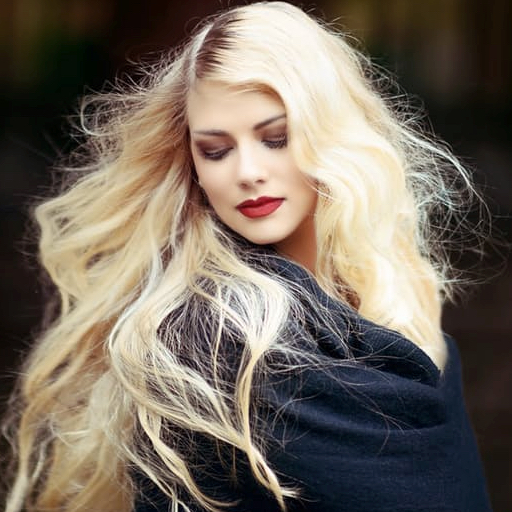
#> input picture img1.png, 512 x 512 px
$ python med.py
#> lines starting #> are read from the running program, lines starting #| are printed output that depends on the picture
import cv2
import numpy as np

img=cv2.imread('img1.png',0)
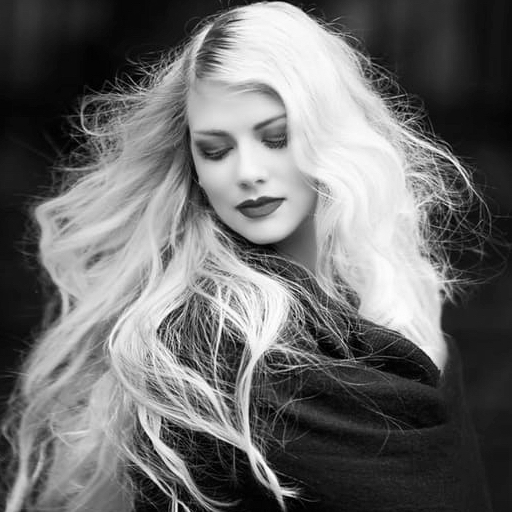
#> img: shape (512, 512); min 0, max 254, mean 107.5
m,n=img.shape
#> m = 512; n = 512

def medf(size):
    #listK=np.zeros([size,size])
#> called with size = 3
    listK=np.zeros([size,size],dtype=np.uint8)
    kn=int((size-1)/2)
    img_=np.zeros([m,n],dtype=np.uint8)
    img_new=np.zeros([m+size-1,n+size-1],dtype=np.uint8)
    for s in range(kn,kn+m):
        for t in range(kn,kn+n):
            img_new[s,t]=img[s-kn,t-kn]
            for p in range(0,size):
                for q in range(0,size):
                    listK[p,q]=img_new[s-kn+p,t-kn+q]
                    listKsort=np.sort(listK, axis=None, kind='quicksort')
                    med=listKsort[int((size*size-1)/2)]
                    img_[s-kn,t-kn]=med
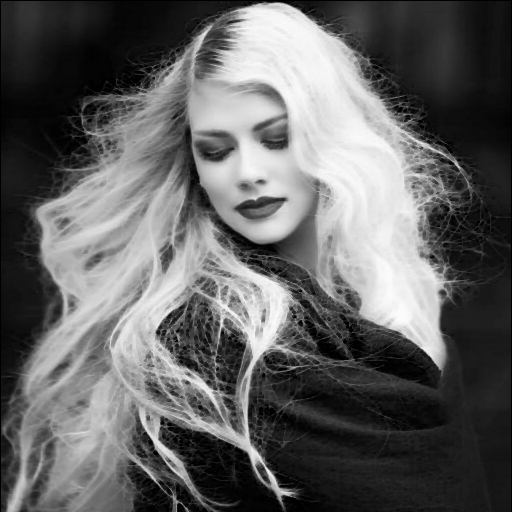
#> img_: shape (512, 512); min 0, max 252, mean 97.8
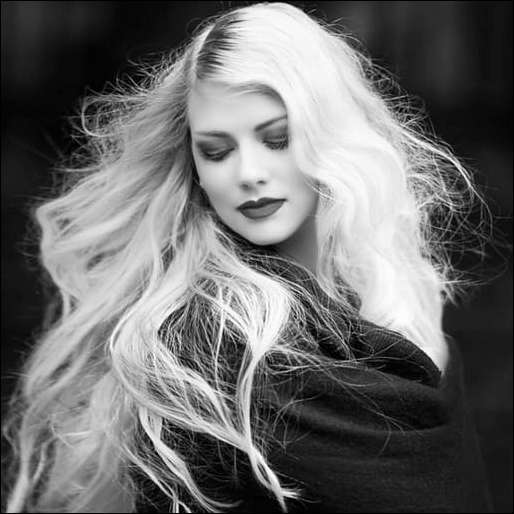
#> img_new: shape (514, 514); min 0, max 254, mean 106.7
#> after the loop, listK = [[20, 20, 0], [20, 20, 0], [0, 0, 0]]
    return img_

m3=medf(3)
m3=m3.astype(np.uint8)
cv2.imwrite('m3.png',m3)
cv2.imshow('m3',m3)

m5=medf(5)
#> call 2 of medf, with size = 5
#> after the loop in medf (call 2), `for s in range(kn,kn+m):`:
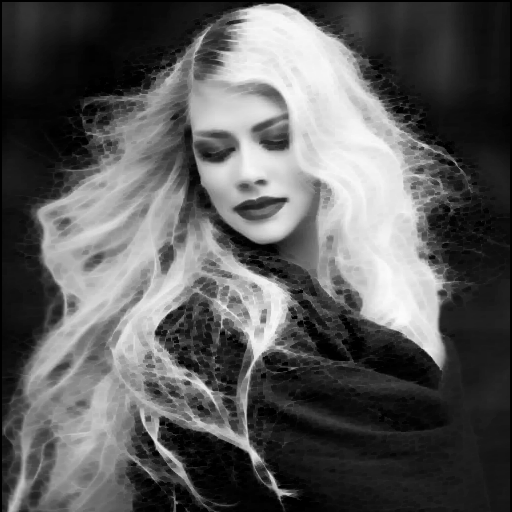
#> img_: shape (512, 512); min 0, max 251, mean 90.7
#> after the loop in medf (call 2), `for s in range(kn,kn+m):`:
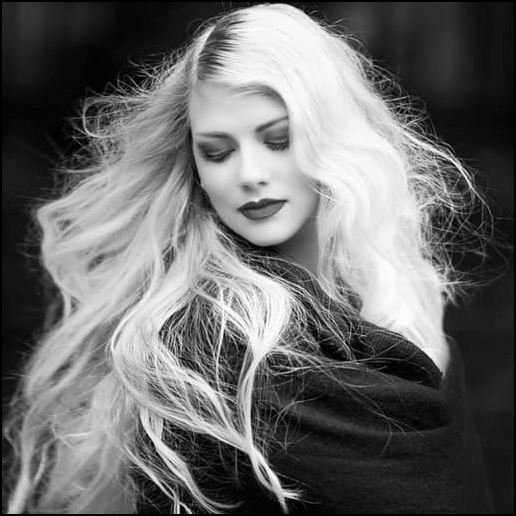
#> img_new: shape (516, 516); min 0, max 254, mean 105.9
#> after the loop in medf (call 2), `for s in range(kn,kn+m):`: listK = [[22, 21, 22, 0, 0], [20, 20, 20, 0, 0], [21, 20, 20, 0, 0], [0, 0, 0, 0, 0], [0, 0, 0, 0, 0]]
m5=m5.astype(np.uint8)
cv2.imwrite('m5.png',m5)
cv2.imshow('m5',m5)

cv2.waitKey(0)
cv2.destroyAllWindows

$ run again, with img2.png copied over img1.png
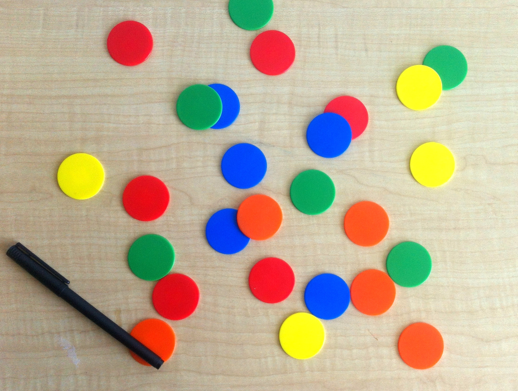
#> input picture img2.png, 518 x 391 px
#> after the loop in medf, `for s in range(kn,kn+m):`:
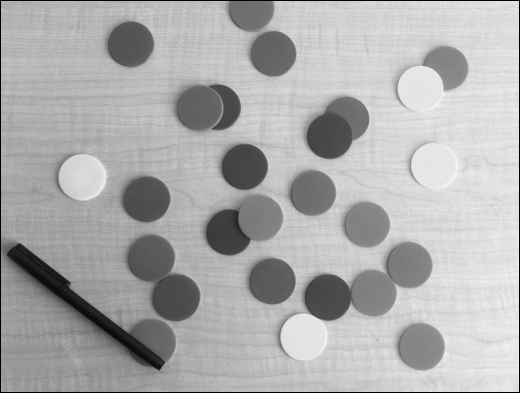
#> img_new: shape (393, 520); min 0, max 247, mean 172.8
#> after the loop in medf, `for s in range(kn,kn+m):`: listK = [[221, 223, 0], [216, 223, 0], [0, 0, 0]]
#> after the loop in medf (call 2), `for s in range(kn,kn+m):`:
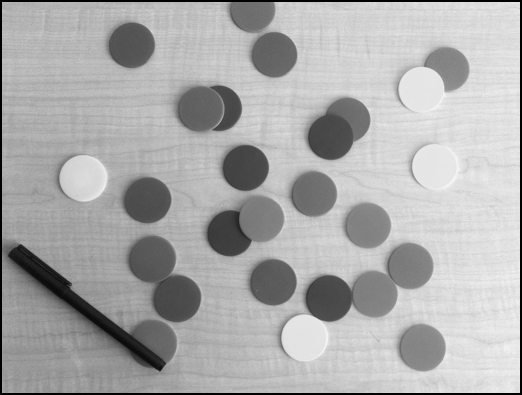
#> img_new: shape (395, 522); min 0, max 247, mean 171.3
#> after the loop in medf (call 2), `for s in range(kn,kn+m):`: listK = [[218, 223, 227, 0, 0], [223, 221, 223, 0, 0], [218, 216, 223, 0, 0], [0, 0, 0, 0, 0], [0, 0, 0, 0, 0]]

$ run again, with img3.png copied over img1.png
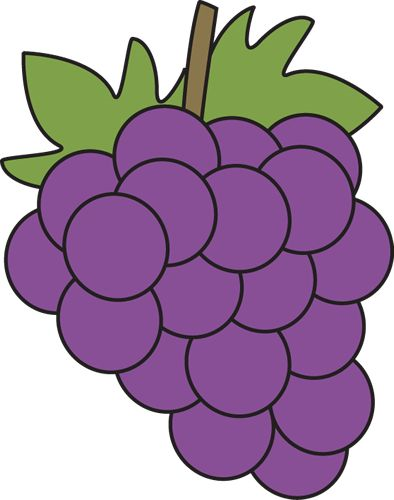
#> input picture img3.png, 394 x 500 px
#> after the loop in medf, `for s in range(kn,kn+m):`:
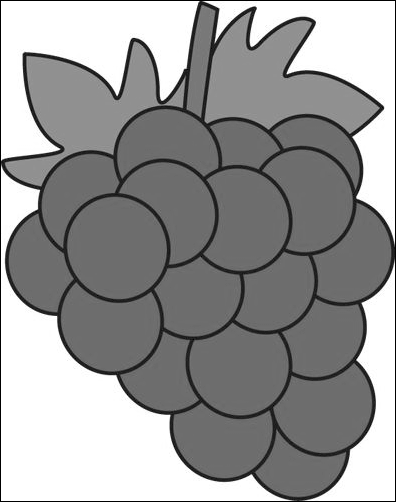
#> img_new: shape (502, 396); min 0, max 255, mean 152.8
#> after the loop in medf, `for s in range(kn,kn+m):`: listK = [[255, 255, 0], [255, 255, 0], [0, 0, 0]]
#> after the loop in medf (call 2), `for s in range(kn,kn+m):`:
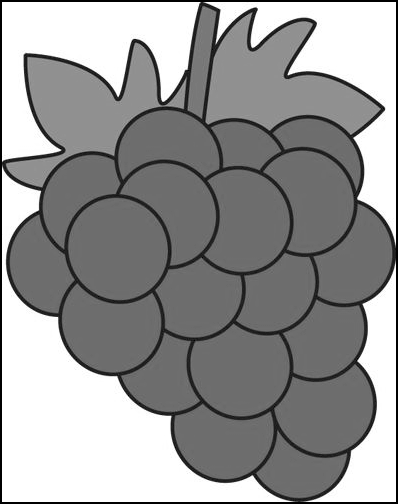
#> img_new: shape (504, 398); min 0, max 255, mean 151.4
#> after the loop in medf (call 2), `for s in range(kn,kn+m):`: listK = [[255, 255, 255, 0, 0], [255, 255, 255, 0, 0], [255, 255, 255, 0, 0], [0, 0, 0, 0, 0], [0, 0, 0, 0, 0]]

$ run again, with img4.png copied over img1.png
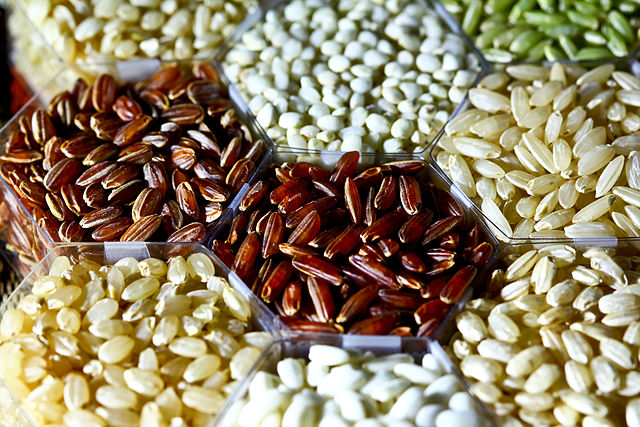
#> input picture img4.png, 640 x 427 px
#> after the loop in medf, `for s in range(kn,kn+m):`: listK = [[241, 232, 0], [247, 238, 0], [0, 0, 0]]
#> after the loop in medf (call 2), `for s in range(kn,kn+m):`:
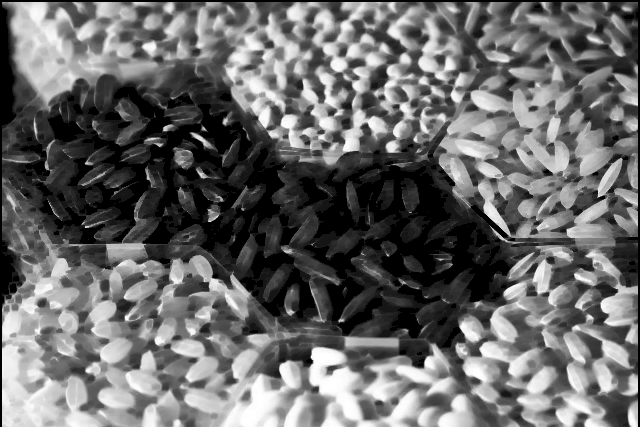
#> img_: shape (427, 640); min 0, max 255, mean 104.5
#> after the loop in medf (call 2), `for s in range(kn,kn+m):`:
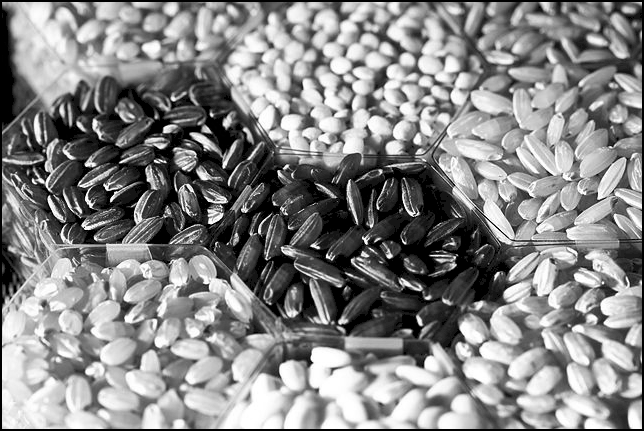
#> img_new: shape (431, 644); min 0, max 255, mean 134.6
#> after the loop in medf (call 2), `for s in range(kn,kn+m):`: listK = [[246, 236, 226, 0, 0], [250, 241, 232, 0, 0], [253, 247, 238, 0, 0], [0, 0, 0, 0, 0], [0, 0, 0, 0, 0]]
